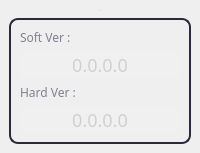
  <widget class="QWidget" name="version">
   <property name="cursor">
    <cursorShape>BlankCursor</cursorShape>
   </property>
   <property name="contextMenuPolicy">
    <enum>Qt::NoContextMenu</enum>
   </property>
   <property name="styleSheet">
    <string notr="true">#channelframe{
    border: 1.8px solid #2A2A3A; 
    border-radius: 9px; 
}
#channelswlabel,
#channelhwlabel{
    color: #808090;
    font-size: 12px;
}
#chswvaluelabel,
#chhwvaluelabel{
    background: rgba(255, 255, 255, 0.06); 
    border-radius: 6px;
	font-size: 18px;
	color: #D0D0D0;
}</string>
   </property>
   <layout class="QVBoxLayout" name="verticalLayout_7" stretch="1,6">
    <property name="spacing">
     <number>6</number>
    </property>
    <property name="leftMargin">
     <number>9</number>
    </property>
    <property name="topMargin">
     <number>9</number>
    </property>
    <property name="rightMargin">
     <number>9</number>
    </property>
    <property name="bottomMargin">
     <number>9</number>
    </property>
    <item>
     <widget class="QLabel" name="versionch_label">
      <property name="enabled">
       <bool>false</bool>
      </property>
      <property name="font">
       <font>
        <family>WenQuanYi Micro Hei</family>
        <pointsize>-1</pointsize>
        <weight>75</weight>
        <bold>true</bold>
       </font>
      </property>
      <property name="cursor">
       <cursorShape>BlankCursor</cursorShape>
      </property>
      <property name="contextMenuPolicy">
       <enum>Qt::NoContextMenu</enum>
      </property>
      <property name="styleSheet">
       <string notr="true"/>
      </property>
      <property name="lineWidth">
       <number>0</number>
      </property>
      <property name="text">
       <string>CH-1</string>
      </property>
      <property name="alignment">
       <set>Qt::AlignCenter</set>
      </property>
     </widget>
    </item>
    <item>
     <widget class="QFrame" name="channelframe">
      <property name="font">
       <font>
        <family>WenQuanYi Micro Hei</family>
       </font>
      </property>
      <property name="cursor">
       <cursorShape>BlankCursor</cursorShape>
      </property>
      <property name="contextMenuPolicy">
       <enum>Qt::NoContextMenu</enum>
      </property>
      <property name="styleSheet">
       <string notr="true"/>
      </property>
      <property name="frameShape">
       <enum>QFrame::NoFrame</enum>
      </property>
      <property name="frameShadow">
       <enum>QFrame::Plain</enum>
      </property>
      <property name="lineWidth">
       <number>0</number>
      </property>
      <layout class="QVBoxLayout" name="verticalLayout_6" stretch="1,3,1,3">
       <item>
        <widget class="QLabel" name="channelswlabel">
         <property name="font">
          <font>
           <family>WenQuanYi Micro Hei</family>
           <pointsize>-1</pointsize>
          </font>
         </property>
         <property name="cursor">
          <cursorShape>BlankCursor</cursorShape>
         </property>
         <property name="contextMenuPolicy">
          <enum>Qt::NoContextMenu</enum>
         </property>
         <property name="styleSheet">
          <string notr="true"/>
         </property>
         <property name="lineWidth">
          <number>0</number>
         </property>
         <property name="text">
          <string>Soft Ver :</string>
         </property>
         <property name="alignment">
          <set>Qt::AlignLeading|Qt::AlignLeft|Qt::AlignVCenter</set>
         </property>
        </widget>
       </item>
       <item>
        <widget class="QLabel" name="chswvaluelabel">
         <property name="font">
          <font>
           <family>WenQuanYi Micro Hei</family>
           <pointsize>-1</pointsize>
          </font>
         </property>
         <property name="cursor">
          <cursorShape>BlankCursor</cursorShape>
         </property>
         <property name="contextMenuPolicy">
          <enum>Qt::NoContextMenu</enum>
         </property>
         <property name="styleSheet">
          <string notr="true"/>
         </property>
         <property name="lineWidth">
          <number>0</number>
         </property>
         <property name="text">
          <string>0.0.0.0</string>
         </property>
         <property name="alignment">
          <set>Qt::AlignCenter</set>
         </property>
        </widget>
       </item>
       <item>
        <widget class="QLabel" name="channelhwlabel">
         <property name="font">
          <font>
           <family>WenQuanYi Micro Hei</family>
           <pointsize>-1</pointsize>
          </font>
         </property>
         <property name="cursor">
          <cursorShape>BlankCursor</cursorShape>
         </property>
         <property name="contextMenuPolicy">
          <enum>Qt::NoContextMenu</enum>
         </property>
         <property name="styleSheet">
          <string notr="true"/>
         </property>
         <property name="lineWidth">
          <number>0</number>
         </property>
         <property name="text">
          <string>Hard Ver :</string>
         </property>
         <property name="alignment">
          <set>Qt::AlignLeading|Qt::AlignLeft|Qt::AlignVCenter</set>
         </property>
        </widget>
       </item>
       <item>
        <widget class="QLabel" name="chhwvaluelabel">
         <property name="font">
          <font>
           <family>WenQuanYi Micro Hei</family>
           <pointsize>-1</pointsize>
          </font>
         </property>
         <property name="cursor">
          <cursorShape>BlankCursor</cursorShape>
         </property>
         <property name="contextMenuPolicy">
          <enum>Qt::NoContextMenu</enum>
         </property>
         <property name="styleSheet">
          <string notr="true"/>
         </property>
         <property name="lineWidth">
          <number>0</number>
         </property>
         <property name="text">
          <string>0.0.0.0</string>
         </property>
         <property name="alignment">
          <set>Qt::AlignCenter</set>
         </property>
        </widget>
       </item>
      </layout>
     </widget>
    </item>
   </layout>
  </widget>
